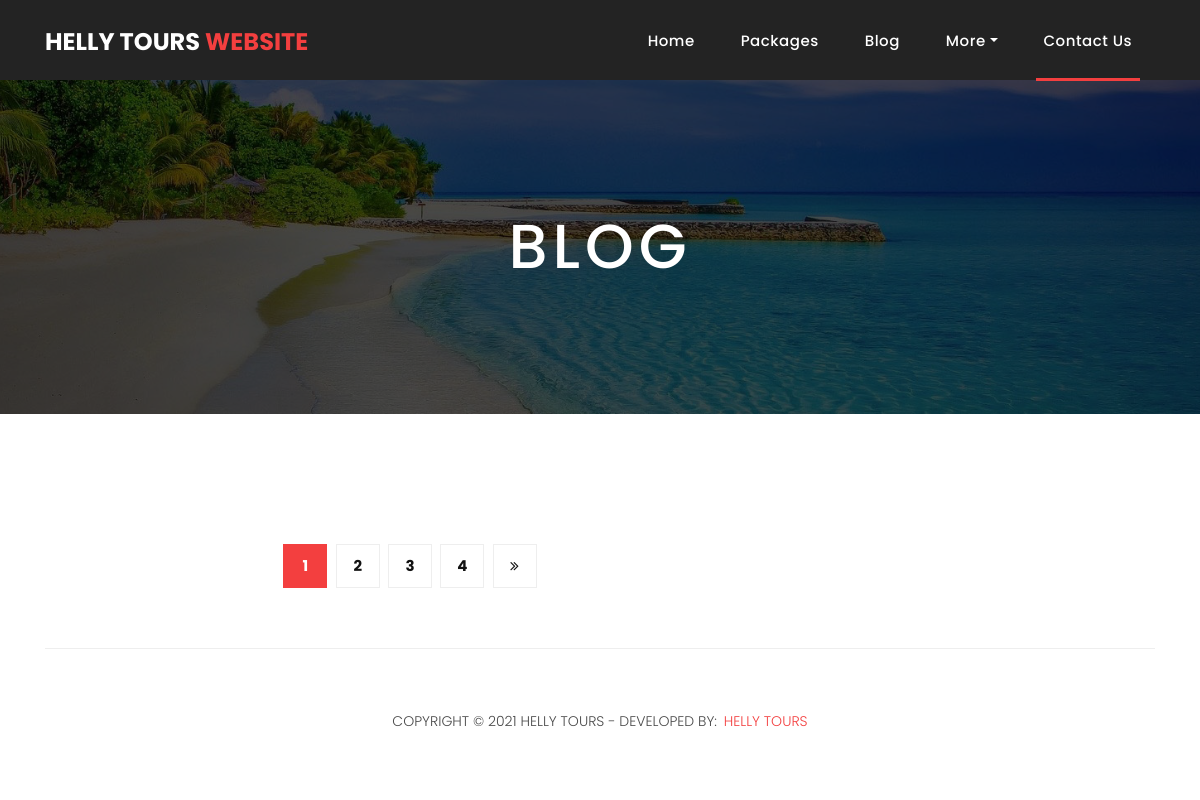
The page /blog.php on the database as committed earlier.
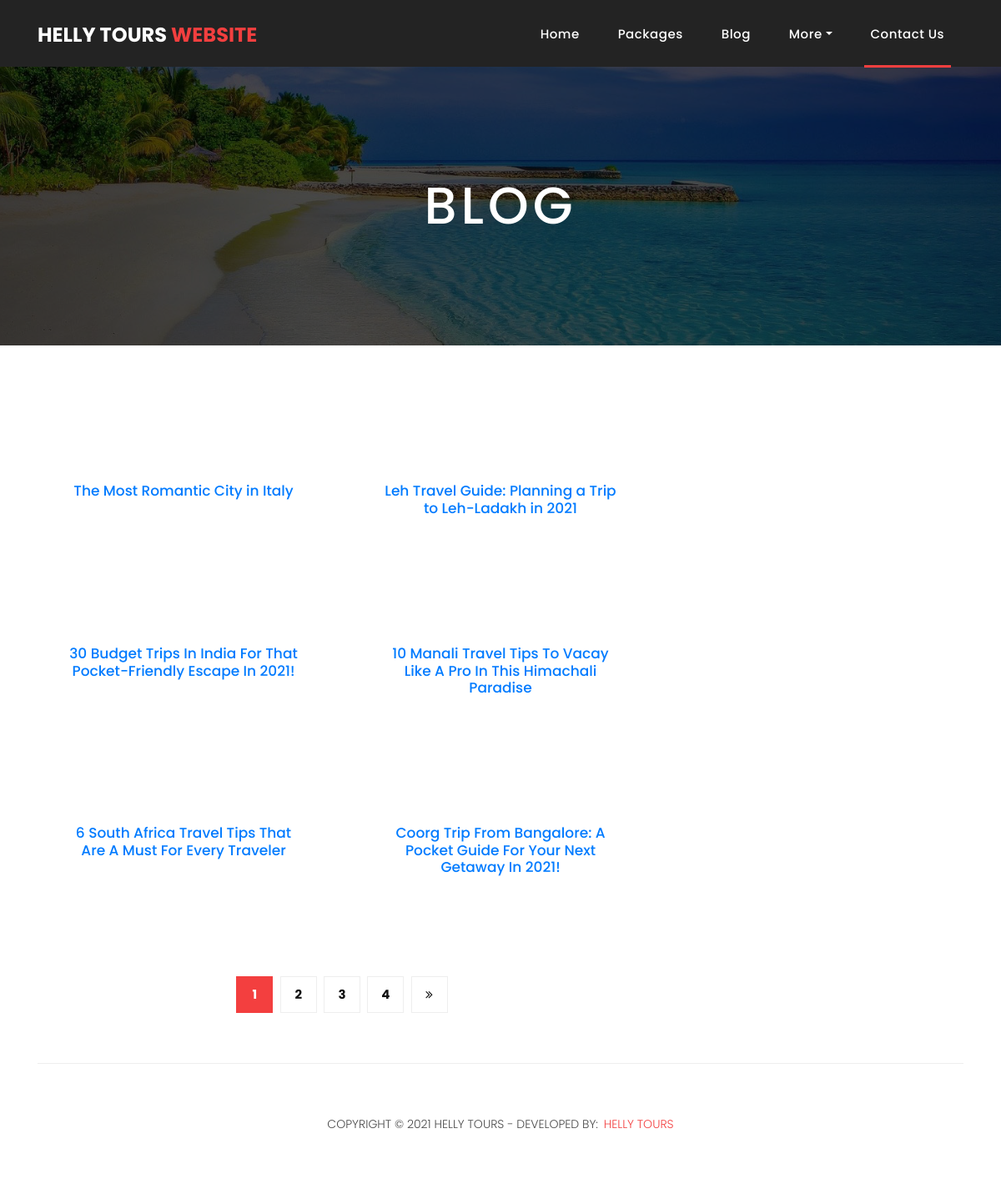
The same page on the database as committed later.
### tables this page shows
CREATE TABLE `blog_master` (
  `blog_id` int(11) NOT NULL,
  `blog_name` varchar(100) NOT NULL,
  `blog_url` text NOT NULL,
  `blog_img` varchar(200) NOT NULL
);

### blog.php (the view, shortened to what this page needs)
<?php
require './class/atclass.php';
$q2= mysqli_query($connection, "select * from blog_master order by blog_id desc") or die("error in query". mysqli_error($connection));
?>
<!DOCTYPE html>
<html lang="en">
  <head>
    <link href="vendor/bootstrap/css/bootstrap.min.css" rel="stylesheet">
    <link rel="stylesheet" href="assets/css/fontawesome.css">
    <link rel="stylesheet" href="assets/css/style.css">
    <link rel="stylesheet" href="assets/css/owl.css">
  </head>
  <body>
    <?php
        include './themepart/header.php';
    ?>
    <div class="page-heading about-heading header-text" style="background-image: url(assets/images/heading-6-1920x500.jpg);">
      <div class="container">
        <div class="row">
          <div class="col-md-12">
            <div class="text-content">
              <h2>Blog</h2>
            </div>
          </div>
        </div>
      </div>
    </div>
    <div class="products">
      <div class="container">
        <div class="row">
          <div class="col-md-8">
            <div class="row">
                <?php
while ($row = mysqli_fetch_array($q2)) {
?>
              <div class="col-md-6">
                <div class="service-item">
                    <a href="<?php echo $row['blog_url'];?>" target="_blank" class="services-item-image"><img src="admin/upload/<?php echo $row['blog_img'];?>" style=" width: 100%; max-height: 200px;"class="img-fluid" alt=""></a>
                  <div class="down-content">
                      <h4><a href="<?php echo $row['blog_url'];?>" target="_blank"><?php echo $row['blog_name'];?></a></h4>
                  </div>
                </div>
              </div>
<?php }?>
              <div class="col-md-12">
                <ul class="pages">
                    <li class="active"><a href="#">1</a></li>
                  <li><a href="#">2</a></li>
                  <li><a href="#">3</a></li>
                  <li><a href="#">4</a></li>
                  <li><a href="#"><i class="fa fa-angle-double-right"></i></a></li>
                </ul>
              </div>
            </div>
          </div>
        </div>
      </div>
    </div>
    <?php
   include './themepart/footer.php';
   ?>
  </body>
</html>

### themepart/header.php (shortened to what this page needs)
<header class="">
      <nav class="navbar navbar-expand-lg">
        <div class="container">
          <a class="navbar-brand" href="index.php"><h2>Helly Tours <em>Website</em></h2></a>
          <div class="collapse navbar-collapse" id="navbarResponsive">
            <ul class="navbar-nav ml-auto">
                <li class="nav-item">
                    <a class="nav-link" href="index.php">Home
                    </a>
                </li>
                <li class="nav-item"><a class="nav-link" href="packages.php">Packages</a></li>
                <li class="nav-item"><a class="nav-link" href="blog.php">Blog</a></li>
                <li class="nav-item dropdown">
                    <a class="nav-link dropdown-toggle" data-toggle="dropdown" href="#" role="button" aria-haspopup="true" aria-expanded="false">More</a>
                </li>
                <li class="nav-item active"><a class="nav-link" href="contact-us.php">Contact Us</a></li>
            </ul>
          </div>
        </div>
      </nav>
    </header>

### themepart/footer.php
<footer>
      <div class="container">
        <div class="row">
          <div class="col-md-12">
            <div class="inner-content">
              <p>Copyright © 2021 Helly Tours - Developed By: <a href="">Helly Tours</a></p>
            </div>
          </div>
        </div>
      </div>
    </footer>

### assets/css/style.css (style rules this page uses)
body { font-family: 'Poppins', sans-serif; overflow-x: hidden; text-rendering: optimizeLegibility; -webkit-font-smoothing: antialiased; -moz-osx-font-smoothing: grayscale; }
p { margin-bottom: 0px; font-size: 14px; font-weight: 300; color: #4a4a4a; line-height: 24px; }
a { text-decoration: none!important; }
ul { padding: 0; margin: 0; list-style: none; }
h1,h2,h3,h4,h5,h6 { margin: 0px; }
.page-heading { padding: 210px 0px 130px 0px; text-align: center; background-position: center center; background-repeat: no-repeat; background-size: cover; }
.page-heading .text-content h2 { color: #fff; font-size: 62px; text-transform: uppercase; letter-spacing: 5px; }
header { position: absolute; z-index: 99999; width: 100%; height: 80px; background-color: #232323; -webkit-transition: all 0.3s ease-in-out 0s; -moz-transition: all 0.3s ease-in-out 0s; -o-transition: all 0.3s ease-in-out 0s; transition: all 0.3s ease-in-out 0s; }
header .navbar { padding: 17px 0px; }
.navbar .navbar-brand { float: left; margin-top: -12px; outline: none; }
.navbar .navbar-brand h2 { color: #fff; text-transform: uppercase; font-size: 24px; font-weight: 700; -webkit-transition: all .3s ease 0s; -moz-transition: all .3s ease 0s; -o-transition: all .3s ease 0s; transition: all .3s ease 0s; }
.navbar .navbar-brand h2 em { font-style: normal; color: #f33f3f; }
#navbarResponsive { z-index: 999; }
.navbar-collapse { text-align: center; }
.navbar .navbar-nav .nav-item { margin: 0px 15px; }
.navbar .navbar-nav a.nav-link { text-transform: capitalize; font-size: 15px; font-weight: 500; letter-spacing: 0.5px; color: #fff; transition: all 0.5s; margin-top: 5px; }
.navbar .navbar-nav .nav-link:hover, .navbar .navbar-nav .active>.nav-link, .navbar .navbar-nav .nav-link.active, .navbar .navbar-nav .nav-link.show, .navbar .navbar-nav .show>.nav-link { color: #fff; padding-bottom: 25px; border-bottom: 3px solid #f33f3f; }
footer { text-align: center; }
footer .inner-content { border-top: 1px solid #eee; margin-top: 60px; padding: 60px 0px; }
footer .inner-content p { text-transform: uppercase; }
footer .inner-content p a { color: #f33f3f; margin-left: 3px; }
.products { margin-top: 100px; }
.page-heading { position:relative; }
.page-heading:before { content:''; position:absolute; top:0; left:0; bottom:0; right:0; background-color:rgba(0,0,0,.7); }
.page-heading .container { position:relative; z-index: 2; }
.products ul.pages { margin-top: 30px; text-align: center; }
.products ul.pages li { display: inline-block; margin: 0px 2px; }
.products ul.pages li a { width: 44px; height: 44px; display: inline-block; line-height: 42px; border: 1px solid #eee; font-size: 15px; font-weight: 700; color: #121212; transition: all .3s; }
.products ul.pages li a:hover, .products ul.pages li.active a { background-color: #f33f3f; border-color: #f33f3f; color: #fff; }
.service-item { text-align: center; margin-bottom: 30px; }
.service-item .down-content { background-color: #fff; padding: 40px 30px; }
.service-item .down-content h4 { font-size: 17px; color: #1a6692; margin-bottom: 20px; }
.services-item-image { display: block; }

Rows that differ between the two databases and show on the page:
added blog_master: blog_name "The Most Romantic City in Italy"
added blog_master: blog_name "Leh Travel Guide: Planning a Trip to Leh-Ladakh in 2021"
added blog_master: blog_name "30 Budget Trips In India For That Pocket-Friendly Escape In 2021!"
added blog_master: blog_name "10 Manali Travel Tips To Vacay Like A Pro In This Himachali Paradise"
added blog_master: blog_name "6 South Africa Travel Tips That Are A Must For Every Traveler"
added blog_master: blog_name "Coorg Trip From Bangalore: A Pocket Guide For Your Next Getaway In 2021!"
